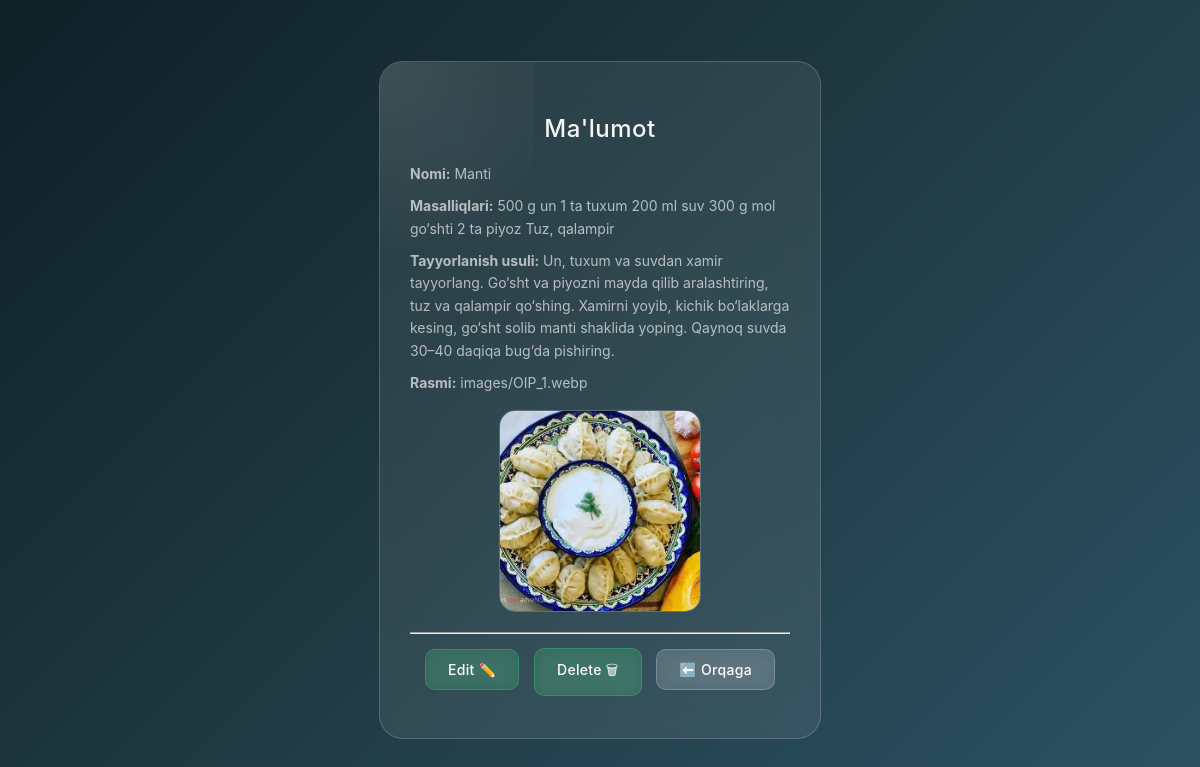
Page /app/taom/manti/ on the committed database.
### app/models.py (models this page shows, shortened)
class Taom(models.Model):
    title = models.CharField(max_length=200)
    ingredients = models.TextField()
    instructions = models.TextField()
    rasm = models.ImageField(upload_to="images/",default="css/images/salom.png",null=True, blank=True)
    slug = models.SlugField(max_length=100, unique=True, blank=True)

### app/views.py (the view)
# urls.py: path('taom/<slug:slug>/', views.StudentDetailView.as_view(), name='user_detail'),
class StudentDetailView(DetailView):
    model = Taom
    context_object_name = 'user'
    template_name = 'myapp/user_detail.html'

### templates/myapp/user_detail.html (shortened to what this page needs)
{% load static %}
<!DOCTYPE html>
<html lang="uz">
<head>
<link rel="stylesheet" href="{% static 'css/style.css' %}">
</head>
<body>
<div class="box">
<h1>Ma'lumot</h1>
{% if user %}
<p><b>Nomi:</b> {{ user.title }}</p>
<p><b>Masalliqlari:</b> {{ user.ingredients }}</p>
<p><b>Tayyorlanish usuli:</b> {{ user.instructions }}</p>
<p><b>Rasmi:</b> {{ user.rasm }}</p>
{% endif %}
{% if user.rasm %}
<img src="{{user.rasm.url}}" width="200" height="200">
{% else %}
<img src="{% static 'css/images/salom.png' %}">
{% endif %}
<hr>
<a class="edit-btn" href="{% url 'user_edit' user.slug %}">Edit ✏️</a>
<a class="edit-btn" href="{% url 'user_delete' user.slug %}">Delete 🗑</a>
<a class="btn" href="{% url 'user_list' %}">⬅️ Orqaga</a>
</div>
</body>
</html>

### static/css/style.css (style rules this page uses)
body { margin: 0; font-family: 'Inter', 'Segoe UI', sans-serif; background: linear-gradient(135deg, #0f2027, #203a43, #2c5364); color: #fff; display: flex; justify-content: center; align-items: center; height: 100vh; }
.box { background: rgba(255, 255, 255, 0.08); backdrop-filter: blur(20px); -webkit-backdrop-filter: blur(20px); border: 1px solid rgba(255, 255, 255, 0.18); border-radius: 24px; padding: 36px 30px; width: 380px; text-align: center; color: #fff; position: relative; overflow: hidden; animation: fadeIn 0.6s ease; transition: transform 0.35s ease, background 0.35s ease, box-shadow 0.35s ease, border-color 0.35s ease; }
.box::before { content: ''; position: absolute; top: -35%; left: -35%; width: 70%; height: 70%; background: radial-gradient(circle, rgba(255,255,255,0.10) 0%, transparent 70%); pointer-events: none; }
.box h1 { font-size: 24px; font-weight: 500; color: rgba(255, 255, 255, 0.95); letter-spacing: 0.5px; margin-bottom: 20px; }
.box p { text-align: left; margin: 10px 0; font-size: 14px; line-height: 1.6; color: rgba(255, 255, 255, 0.65); }
.box img { margin: 16px auto 20px; display: block; border-radius: 16px; width: 200px; height: 200px; object-fit: cover; border: 1px solid rgba(255, 255, 255, 0.20); transition: transform 0.3s ease, box-shadow 0.3s ease; }
.btn, .edit-btn { display: inline-block; margin: 6px 5px; padding: 11px 22px; border-radius: 10px; font-size: 14px; font-weight: 500; letter-spacing: 0.3px; color: #fff; text-decoration: none; cursor: pointer; backdrop-filter: blur(8px); transition: background 0.25s ease, transform 0.2s ease, border-color 0.25s ease; }
.btn { background: rgba(255, 255, 255, 0.13); border: 1px solid rgba(255, 255, 255, 0.22); }
.edit-btn { background: rgba(46, 204, 113, 0.20); border: 1px solid rgba(46, 204, 113, 0.35); }

### rows in the picture
Taom: title "Manti", ingredients "500 g un 1 ta tuxum 200 ml suv 300 g mol go‘shti 2 ta piyoz Tuz, qalampir", instructions "Un, tuxum va suvdan xamir tayyorlang. Go‘sht va piyozni mayda qilib aralashtiring, tuz va qalampir qo‘shing. Xamirni yoyib, kichik bo‘laklarga kesing, go‘sht solib manti shaklida yoping. Qaynoq suvda 30–40 daqiqa bug‘da pishiring.", rasm "images/OIP_1.webp", rasm (picture)
